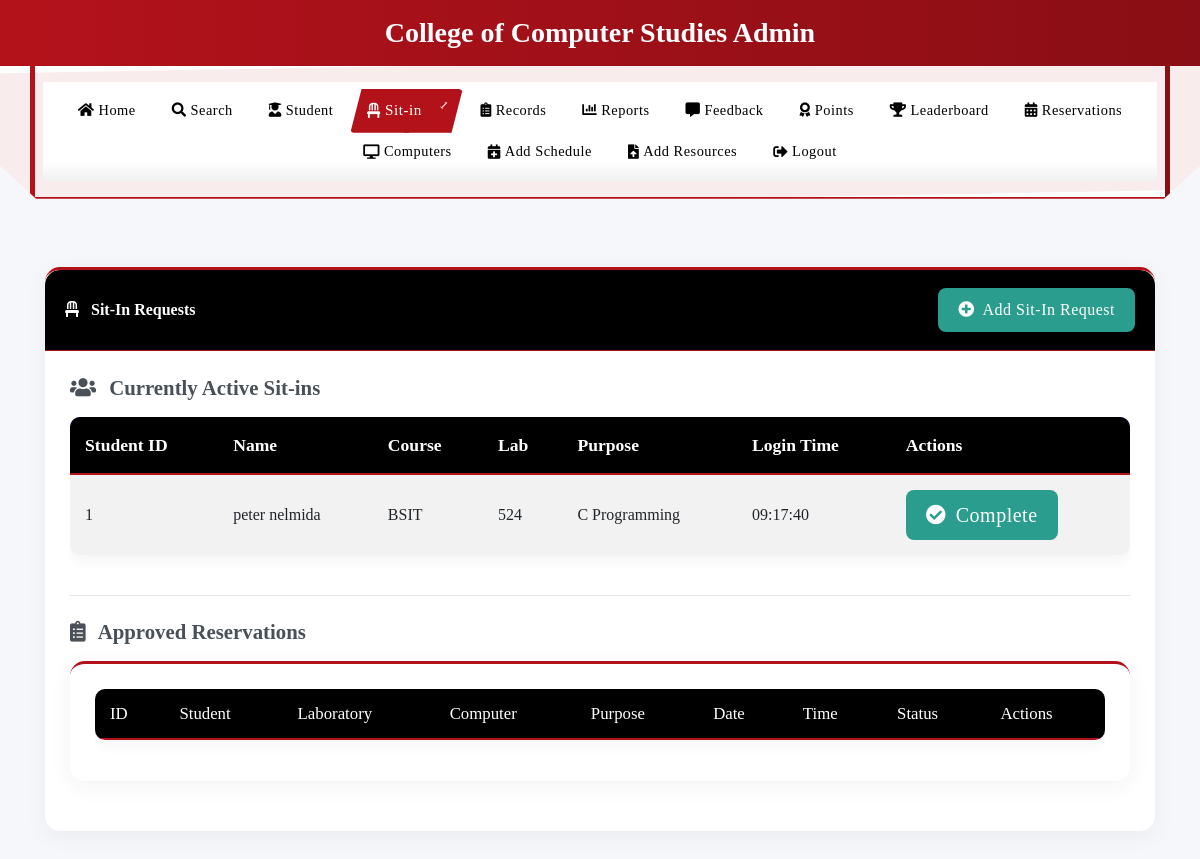
The page /sitin (signed in) on the database as committed earlier.
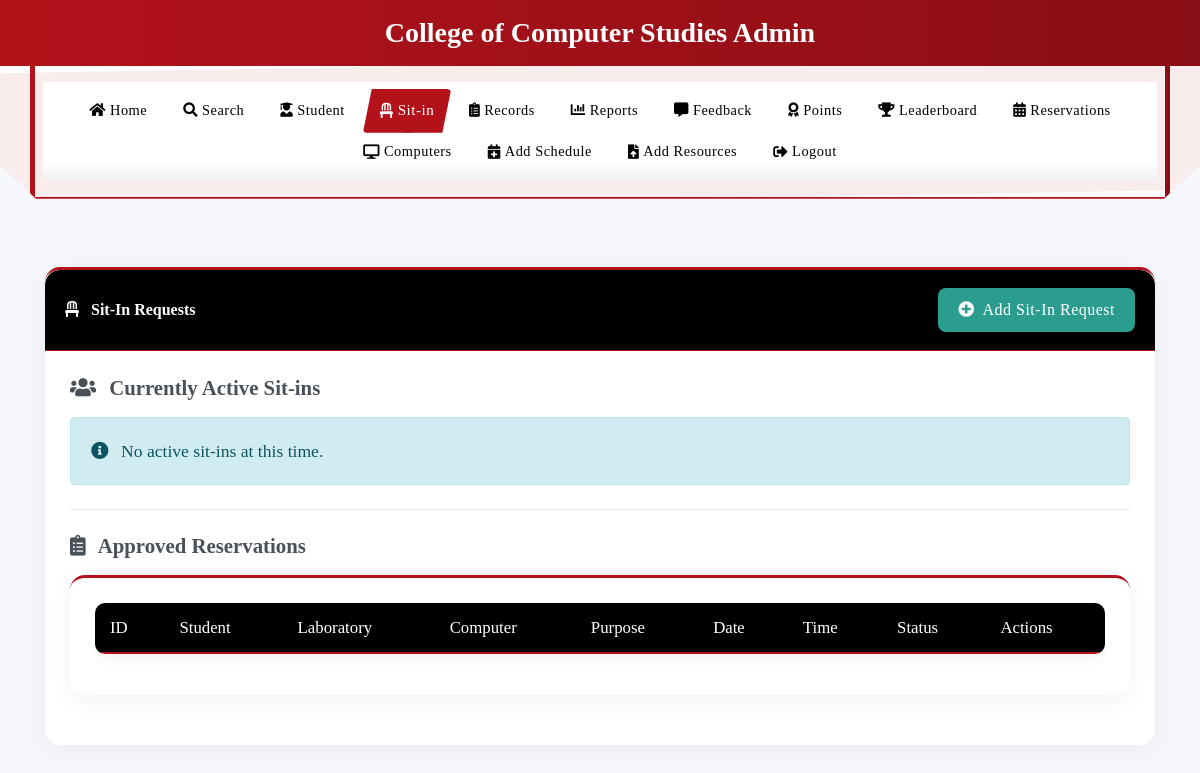
The same page on the database as committed later.
### tables this page shows
CREATE TABLE sitins (
                id INTEGER PRIMARY KEY,
                student_id TEXT,
                lab_number TEXT,
                purpose TEXT,
                login_date TEXT DEFAULT (date('now', 'localtime')),
                login_time TEXT,
                logout_time TEXT,
                status TEXT,
                timestamp DATETIME DEFAULT CURRENT_TIMESTAMP,
                feedback TEXT,
                feedback_response TEXT,
                created_at TEXT, subject TEXT, professor TEXT,
                FOREIGN KEY (student_id) REFERENCES users (idno)
            );

CREATE TABLE users
(id INTEGER PRIMARY KEY AUTOINCREMENT,
idno varchar(50),
lastname varchar(80),
firstname varchar(80),
middlename varchar(80),
course varchar(50),
year_level varchar(50),
email varchar(60),
username varchar(80),
password varchar(90), remaining_sessions INTEGER DEFAULT 30, is_admin INTEGER DEFAULT 0, profile_image TEXT, role TEXT DEFAULT 'user', points INTEGER DEFAULT 0);

### app.py (the view, shortened to what this page needs)
@app.route('/sitin')
def sitin_page():
    if 'admin' not in session:
        return redirect(url_for('login'))
    search_id = request.args.get('search_id')
    student_info = None
    try:
        conn = get_db_connection()
        cursor = conn.cursor()
        cursor.execute('SELECT COUNT(*) as count FROM sitins WHERE logout_time IS NULL')
        active_count = cursor.fetchone()['count']
        cursor.execute('''
            SELECT s.id AS sitin_id, s.student_id, s.lab_number, s.purpose, s.timestamp,
                   s.login_date, s.login_time, s.logout_time, s.status,
                   u.firstname, u.lastname, u.course
            FROM sitins s
            JOIN users u ON s.student_id = u.idno
            WHERE s.logout_time IS NULL
            ORDER BY s.timestamp DESC
        ''')
        active_sitins = cursor.fetchall()
        cursor.execute('''
            SELECT r.id, r.student_id, r.laboratory_number, r.computer_number,
                   r.purpose, r.reservation_date, r.reservation_time, r.time_out,
                   r.status, r.created_at
            FROM reservations r
            WHERE r.status = 'Pending'
            ORDER BY r.reservation_date ASC, r.reservation_time ASC
        ''')
        pending_reservations = cursor.fetchall()
        cursor.execute('''
            SELECT r.id, r.student_id, r.laboratory_number, r.computer_number,
                   r.purpose, r.reservation_date, r.reservation_time, r.time_out,
                   r.status, r.created_at, u.firstname, u.lastname
            FROM reservations r
            LEFT JOIN users u ON r.student_id = u.idno
            ORDER BY r.reservation_date ASC, r.reservation_time ASC
        ''')
        all_reservations = cursor.fetchall()
        conn.close()
        active_sitins_list = []
        for sitin in active_sitins:
            sitin_dict = {key: sitin[key] for key in sitin.keys()}
            active_sitins_list.append(sitin_dict)
        pending_reservations_list = []
        for reservation in pending_reservations:
            reservation_dict = {key: reservation[key] for key in reservation.keys()}
            pending_reservations_list.append(reservation_dict)
        return render_template('sitin_page.html',
                              active_count=active_count,
                              active_sitins=active_sitins_list,
                              pending_reservations=pending_reservations_list,
                              all_reservations=all_reservations,
                              search_student=student_info)
    except Exception as e:
        print(f"Error fetching data: {str(e)}")
        return render_template('sitin_page.html',
                              active_sitins=[],
                              pending_reservations=[],
                              all_reservations=[],
                              error=str(e),
                              search_student=student_info)

### app.py (called while the page is built, shortened)
def get_db_connection():
    conn = sqlite3.connect('students.db', timeout=30)
    conn.execute("PRAGMA journal_mode=WAL")  # Use Write-Ahead Logging
    conn.row_factory = sqlite3.Row
    try:
        cursor = conn.cursor()
        cursor.execute("PRAGMA table_info(users)")
        columns = [column[1] for column in cursor.fetchall()]
        cursor.execute("PRAGMA table_info(sitins)")
        sitins_columns = [column[1] for column in cursor.fetchall()]
    except Exception as e:
        print(f"Error in get_db_connection: {str(e)}")
    return conn

### templates/sitin_page.html (shortened to what the changed rows need)
<!DOCTYPE html>
<html lang="en">
<head>
    <link rel="stylesheet" href="https://stackpath.bootstrapcdn.com/bootstrap/4.5.2/css/bootstrap.min.css">
    <link rel="stylesheet" href="https://cdnjs.cloudflare.com/ajax/libs/font-awesome/5.15.3/css/all.min.css">
    <link rel="stylesheet" href="{{ url_for('static', filename='css/navbar.css') }}">
</head>
<body>
    {% include 'admin_navbar.html' %}
    <div class="container py-5">
        <div class="row mb-4">
            <div class="col-md-12">
                <div class="card">
                    <div class="card-body">
                        <div class="mb-4">
                            <h5 class="mb-3" style="font-size: 1.3rem; font-weight: 600;"><i class="fas fa-users mr-2"></i> Currently Active Sit-ins</h5>
                            {% if active_sitins|length > 0 %}
                                <div class="table-responsive">
                                    <table class="table table-striped">
                                        <thead style="background-color: #4361ee; color: white;">
                                            <tr>
                                                <th style="font-size: 1.1rem; font-weight: 600; padding: 15px;">Student ID</th>
                                                <th style="font-size: 1.1rem; font-weight: 600; padding: 15px;">Name</th>
                                                <th style="font-size: 1.1rem; font-weight: 600; padding: 15px;">Course</th>
                                                <th style="font-size: 1.1rem; font-weight: 600; padding: 15px;">Lab</th>
                                                <th style="font-size: 1.1rem; font-weight: 600; padding: 15px;">Purpose</th>
                                                <th style="font-size: 1.1rem; font-weight: 600; padding: 15px;">Login Time</th>
                                                <th style="font-size: 1.1rem; font-weight: 600; padding: 15px;">Actions</th>
                                            </tr>
                                        </thead>
                                        <tbody style="font-size: 1rem;">
                                            {% for sitin in active_sitins %}
                                            <tr>
                                                <td style="font-weight: 500; padding: 15px; vertical-align: middle;">{{ sitin.student_id }}</td>
                                                <td style="font-weight: 500; padding: 15px; vertical-align: middle;">{{ sitin.firstname }} {{ sitin.lastname }}</td>
                                                <td style="font-weight: 500; padding: 15px; vertical-align: middle;">{{ sitin.course }}</td>
                                                <td style="font-weight: 500; padding: 15px; vertical-align: middle;">{{ sitin.lab_number }}</td>
                                                <td style="font-weight: 500; padding: 15px; vertical-align: middle;">{{ sitin.purpose }}</td>
                                                <td style="font-weight: 500; padding: 15px; vertical-align: middle;">{{ sitin.login_time }}</td>
                                                <td style="font-weight: 500; padding: 15px; vertical-align: middle;">
                                                    <button class="btn btn-success btn-lg complete-sitin-btn" data-id="{{ sitin.sitin_id }}">
                                                        <i class="fas fa-check-circle mr-1"></i> Complete
                                                    </button>
                                                </td>
                                            </tr>
                                            {% endfor %}
                                        </tbody>
                                    </table>
                                </div>
                            {% else %}
                                <div class="alert alert-info" style="font-size: 1.1rem; padding: 20px;">
                                    <i class="fas fa-info-circle mr-2"></i> No active sit-ins at this time.
                                </div>
                            {% endif %}
                        </div>
                        <div class="card">
                            <div class="card-body">
                                <div class="table-responsive">
                                    <table class="table table-striped">
                                        <thead>
                                            <tr>
                                                <th>ID</th>
                                                <th>Student</th>
                                                <th>Laboratory</th>
                                                <th>Computer</th>
                                                <th>Purpose</th>
                                                <th>Date</th>
                                                <th>Time</th>
                                                <th>Status</th>
                                                <th>Actions</th>
                                            </tr>
                                        </thead>
                                    </table>
                                </div>
                            </div>
                        </div>
                    </div>
                </div>
            </div>
        </div>
    </div>
</body>
</html>

Rows that differ between the two databases and show on the page:
no longer on this page (row edited): sitins: student_id "1", firstname "peter", lastname "nelmida", course "BSIT", lab_number "524", purpose "C Programming", login_time "09:17:40"
Other text that changed with them:
{{ active_count }}: "1" → (not shown)
text no longer shown: "Student ID Name Course Lab Purpose Login Time Actions"
text now shown: "No active sit-ins at this time."
